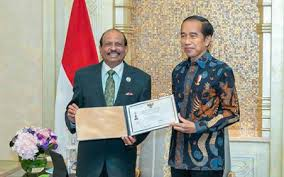
#> input picture 1.jpg, 284 x 177 px
$ python Face_detector.py
#> lines starting #> are read from the running program, lines starting #| are printed output that depends on the picture; after the words box and inside, x2 and y2 are one past the last pixel; in counts of white or black regions, pixels touching at a corner belong together
import cv2
from random import randrange

#load pre-trained data on face frontals from opencv (haarcascade algorithm)
TrainedFaceData = cv2.CascadeClassifier('haarcascade_frontalface_default.xml')

#choose an image to read
img = cv2.imread('1.jpg')
#> img is the input picture: shape (177, 284, 3); mean B, G, R 141.4, 151.7, 156.7

#rgb image ---->gray scale image
grayscaled_img= cv2.cvtColor(img,cv2.COLOR_BGR2GRAY)
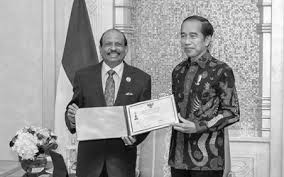
#> grayscaled_img: shape (177, 284); min 0, max 255, mean 152

#Detect face
face_coordinates = TrainedFaceData.detectMultiScale(grayscaled_img)
#> face_coordinates = [[175, 24, 30, 30], [99, 34, 28, 28]]


#Draw rectangles around face
for(x,y,w,h) in face_coordinates:
   cv2.rectangle(img,(x,y), (w+x,h+y),(randrange(128,256),randrange(128,255),randrange(128,153)),2)
#> this loop made 2 passes
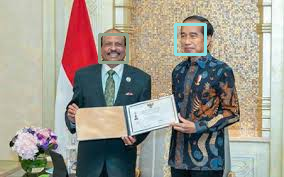
#> img: shape (177, 284, 3); 1.37% of pixels changed, all inside (x1, y1, x2, y2) = (98, 23, 207, 64)


#to show the image
cv2.imshow('Mafaz face detector',img)

#wait for type any key to close the window
cv2.waitKey()

print("Code completed ")
